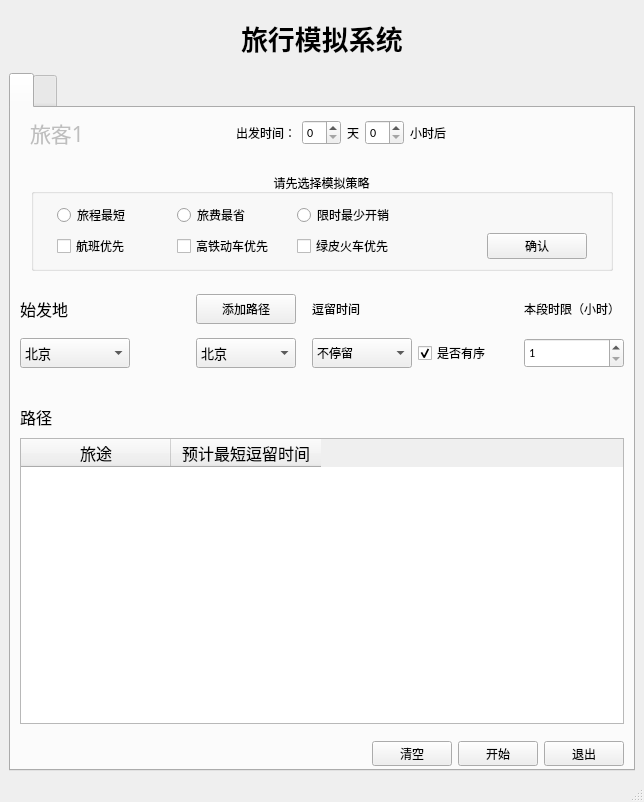
<?xml version="1.0" encoding="UTF-8"?>
<ui version="4.0">
 <class>TravelMainWindow</class>
 <widget class="QMainWindow" name="TravelMainWindow">
  <property name="geometry">
   <rect>
    <x>0</x>
    <y>0</y>
    <width>644</width>
    <height>802</height>
   </rect>
  </property>
  <property name="minimumSize">
   <size>
    <width>600</width>
    <height>800</height>
   </size>
  </property>
  <property name="windowTitle">
   <string>旅行模拟器</string>
  </property>
  <property name="styleSheet">
   <string notr="true"/>
  </property>
  <widget class="QWidget" name="Centralwidget">
   <property name="styleSheet">
    <string notr="true">brgbackground-color:rgb(255, 255, 255)</string>
   </property>
   <layout class="QVBoxLayout" name="verticalLayout" stretch="1,14">
    <item>
     <widget class="QWidget" name="widget" native="true">
      <property name="maximumSize">
       <size>
        <width>16777215</width>
        <height>100</height>
       </size>
      </property>
      <layout class="QHBoxLayout" name="horizontalLayout">
       <item>
        <spacer name="TitleSpacerL">
         <property name="orientation">
          <enum>Qt::Horizontal</enum>
         </property>
         <property name="sizeHint" stdset="0">
          <size>
           <width>40</width>
           <height>20</height>
          </size>
         </property>
        </spacer>
       </item>
       <item>
        <widget class="QLabel" name="TitleLabel">
         <property name="font">
          <font>
           <family>微软雅黑</family>
           <pointsize>20</pointsize>
           <weight>75</weight>
           <bold>true</bold>
           <stylestrategy>PreferDefault</stylestrategy>
          </font>
         </property>
         <property name="text">
          <string>旅行模拟系统</string>
         </property>
        </widget>
       </item>
       <item>
        <spacer name="TitleSpacerR">
         <property name="orientation">
          <enum>Qt::Horizontal</enum>
         </property>
         <property name="sizeHint" stdset="0">
          <size>
           <width>192</width>
           <height>20</height>
          </size>
         </property>
        </spacer>
       </item>
      </layout>
     </widget>
    </item>
    <item>
     <widget class="QTabWidget" name="tabWidget">
      <property name="font">
       <font>
        <family>Arial</family>
        <pointsize>14</pointsize>
       </font>
      </property>
      <property name="currentIndex">
       <number>0</number>
      </property>
      <widget class="QWidget" name="new_page">
       <property name="font">
        <font>
         <family>Calibri</family>
         <pointsize>9</pointsize>
         <weight>50</weight>
         <bold>false</bold>
        </font>
       </property>
       <attribute name="title">
        <string/>
       </attribute>
       <layout class="QVBoxLayout" name="verticalLayout_3">
        <property name="leftMargin">
         <number>0</number>
        </property>
        <property name="topMargin">
         <number>0</number>
        </property>
        <property name="rightMargin">
         <number>0</number>
        </property>
        <property name="bottomMargin">
         <number>0</number>
        </property>
        <item>
         <widget class="QWidget" name="widget_2" native="true">
          <layout class="QHBoxLayout" name="horizontalLayout_2">
           <item>
            <widget class="QLabel" name="nickname1">
             <property name="enabled">
              <bool>false</bool>
             </property>
             <property name="maximumSize">
              <size>
               <width>100</width>
               <height>16777215</height>
              </size>
             </property>
             <property name="font">
              <font>
               <family>微软雅黑</family>
               <pointsize>16</pointsize>
               <weight>50</weight>
               <bold>false</bold>
               <kerning>true</kerning>
              </font>
             </property>
             <property name="layoutDirection">
              <enum>Qt::LeftToRight</enum>
             </property>
             <property name="text">
              <string>旅客1</string>
             </property>
             <property name="textFormat">
              <enum>Qt::AutoText</enum>
             </property>
             <property name="margin">
              <number>0</number>
             </property>
             <property name="indent">
              <number>10</number>
             </property>
             <property name="buddy">
              <cstring></cstring>
             </property>
            </widget>
           </item>
           <item>
            <spacer name="StartTimeSplacerL">
             <property name="orientation">
              <enum>Qt::Horizontal</enum>
             </property>
             <property name="sizeType">
              <enum>QSizePolicy::Expanding</enum>
             </property>
             <property name="sizeHint" stdset="0">
              <size>
               <width>80</width>
               <height>20</height>
              </size>
             </property>
            </spacer>
           </item>
           <item>
            <widget class="QLabel" name="label_2">
             <property name="text">
              <string>出发时间：</string>
             </property>
            </widget>
           </item>
           <item>
            <widget class="QSpinBox" name="day_set"/>
           </item>
           <item>
            <widget class="QLabel" name="label_4">
             <property name="text">
              <string>天</string>
             </property>
            </widget>
           </item>
           <item>
            <widget class="QSpinBox" name="time_set">
             <property name="maximum">
              <number>23</number>
             </property>
            </widget>
           </item>
           <item>
            <widget class="QLabel" name="label_3">
             <property name="text">
              <string>小时后</string>
             </property>
            </widget>
           </item>
           <item>
            <spacer name="StartTimeSplacerR">
             <property name="orientation">
              <enum>Qt::Horizontal</enum>
             </property>
             <property name="sizeHint" stdset="0">
              <size>
               <width>178</width>
               <height>20</height>
              </size>
             </property>
            </spacer>
           </item>
          </layout>
         </widget>
        </item>
        <item>
         <widget class="QWidget" name="settings" native="true">
          <property name="minimumSize">
           <size>
            <width>0</width>
            <height>80</height>
           </size>
          </property>
          <layout class="QHBoxLayout" name="horizontalLayout_3">
           <property name="leftMargin">
            <number>20</number>
           </property>
           <property name="topMargin">
            <number>8</number>
           </property>
           <property name="rightMargin">
            <number>20</number>
           </property>
           <property name="bottomMargin">
            <number>0</number>
           </property>
           <item>
            <widget class="QGroupBox" name="groupBox">
             <property name="minimumSize">
              <size>
               <width>0</width>
               <height>60</height>
              </size>
             </property>
             <property name="maximumSize">
              <size>
               <width>16777215</width>
               <height>150</height>
              </size>
             </property>
             <property name="title">
              <string>请先选择模拟策略</string>
             </property>
             <property name="alignment">
              <set>Qt::AlignCenter</set>
             </property>
             <layout class="QGridLayout" name="gridLayout_2">
              <item row="1" column="1">
               <widget class="QCheckBox" name="bullet">
                <property name="text">
                 <string>高铁动车优先</string>
                </property>
                <property name="autoExclusive">
                 <bool>false</bool>
                </property>
               </widget>
              </item>
              <item row="1" column="2">
               <widget class="QCheckBox" name="train">
                <property name="text">
                 <string>绿皮火车优先</string>
                </property>
                <property name="checkable">
                 <bool>true</bool>
                </property>
                <property name="checked">
                 <bool>false</bool>
                </property>
                <property name="autoRepeat">
                 <bool>false</bool>
                </property>
                <property name="autoExclusive">
                 <bool>false</bool>
                </property>
               </widget>
              </item>
              <item row="0" column="0">
               <widget class="QRadioButton" name="best_time">
                <property name="minimumSize">
                 <size>
                  <width>100</width>
                  <height>0</height>
                 </size>
                </property>
                <property name="maximumSize">
                 <size>
                  <width>100</width>
                  <height>16777215</height>
                 </size>
                </property>
                <property name="text">
                 <string>旅程最短</string>
                </property>
                <attribute name="buttonGroup">
                 <string notr="true">Strategy</string>
                </attribute>
               </widget>
              </item>
              <item row="1" column="3">
               <spacer name="horizontalSpacer_3">
                <property name="orientation">
                 <enum>Qt::Horizontal</enum>
                </property>
                <property name="sizeType">
                 <enum>QSizePolicy::Fixed</enum>
                </property>
                <property name="sizeHint" stdset="0">
                 <size>
                  <width>40</width>
                  <height>20</height>
                 </size>
                </property>
               </spacer>
              </item>
              <item row="0" column="1">
               <widget class="QRadioButton" name="best_price">
                <property name="sizePolicy">
                 <sizepolicy hsizetype="Minimum" vsizetype="Fixed">
                  <horstretch>0</horstretch>
                  <verstretch>0</verstretch>
                 </sizepolicy>
                </property>
                <property name="minimumSize">
                 <size>
                  <width>100</width>
                  <height>10</height>
                 </size>
                </property>
                <property name="maximumSize">
                 <size>
                  <width>100</width>
                  <height>16777215</height>
                 </size>
                </property>
                <property name="text">
                 <string>旅费最省</string>
                </property>
                <attribute name="buttonGroup">
                 <string notr="true">Strategy</string>
                </attribute>
               </widget>
              </item>
              <item row="1" column="4">
               <widget class="QPushButton" name="confirm_btn">
                <property name="minimumSize">
                 <size>
                  <width>50</width>
                  <height>20</height>
                 </size>
                </property>
                <property name="maximumSize">
                 <size>
                  <width>100</width>
                  <height>30</height>
                 </size>
                </property>
                <property name="text">
                 <string>确认</string>
                </property>
               </widget>
              </item>
              <item row="0" column="2">
               <widget class="QRadioButton" name="three">
                <property name="sizePolicy">
                 <sizepolicy hsizetype="Preferred" vsizetype="Fixed">
                  <horstretch>0</horstretch>
                  <verstretch>0</verstretch>
                 </sizepolicy>
                </property>
                <property name="minimumSize">
                 <size>
                  <width>130</width>
                  <height>10</height>
                 </size>
                </property>
                <property name="maximumSize">
                 <size>
                  <width>130</width>
                  <height>16777215</height>
                 </size>
                </property>
                <property name="text">
                 <string>限时最少开销</string>
                </property>
                <attribute name="buttonGroup">
                 <string notr="true">Strategy</string>
                </attribute>
               </widget>
              </item>
              <item row="1" column="0">
               <widget class="QCheckBox" name="air">
                <property name="text">
                 <string>航班优先</string>
                </property>
                <property name="autoExclusive">
                 <bool>false</bool>
                </property>
               </widget>
              </item>
             </layout>
            </widget>
           </item>
          </layout>
         </widget>
        </item>
        <item>
         <widget class="QWidget" name="editor" native="true">
          <property name="minimumSize">
           <size>
            <width>0</width>
            <height>110</height>
           </size>
          </property>
          <property name="maximumSize">
           <size>
            <width>16777215</width>
            <height>200</height>
           </size>
          </property>
          <layout class="QGridLayout" name="gridLayout">
           <item row="0" column="3">
            <spacer name="horizontalSpacer">
             <property name="orientation">
              <enum>Qt::Horizontal</enum>
             </property>
             <property name="sizeType">
              <enum>QSizePolicy::Fixed</enum>
             </property>
             <property name="sizeHint" stdset="0">
              <size>
               <width>10</width>
               <height>20</height>
              </size>
             </property>
            </spacer>
           </item>
           <item row="0" column="5">
            <spacer name="horizontalSpacer_2">
             <property name="orientation">
              <enum>Qt::Horizontal</enum>
             </property>
             <property name="sizeType">
              <enum>QSizePolicy::Fixed</enum>
             </property>
             <property name="sizeHint" stdset="0">
              <size>
               <width>10</width>
               <height>20</height>
              </size>
             </property>
            </spacer>
           </item>
           <item row="1" column="6">
            <widget class="QSpinBox" name="Time_limit">
             <property name="minimumSize">
              <size>
               <width>50</width>
               <height>30</height>
              </size>
             </property>
             <property name="maximumSize">
              <size>
               <width>100</width>
               <height>30</height>
              </size>
             </property>
             <property name="minimum">
              <number>1</number>
             </property>
             <property name="maximum">
              <number>72</number>
             </property>
            </widget>
           </item>
           <item row="0" column="6">
            <widget class="QLabel" name="time_lab">
             <property name="text">
              <string>本段时限（小时）</string>
             </property>
            </widget>
           </item>
           <item row="0" column="1">
            <spacer name="PathSpacerL">
             <property name="orientation">
              <enum>Qt::Horizontal</enum>
             </property>
             <property name="sizeType">
              <enum>QSizePolicy::Fixed</enum>
             </property>
             <property name="sizeHint" stdset="0">
              <size>
               <width>60</width>
               <height>20</height>
              </size>
             </property>
            </spacer>
           </item>
           <item row="1" column="4">
            <widget class="QComboBox" name="TBox">
             <property name="minimumSize">
              <size>
               <width>50</width>
               <height>30</height>
              </size>
             </property>
             <property name="maximumSize">
              <size>
               <width>100</width>
               <height>30</height>
              </size>
             </property>
             <item>
              <property name="text">
               <string>不停留</string>
              </property>
             </item>
             <item>
              <property name="text">
               <string>2小时</string>
              </property>
             </item>
             <item>
              <property name="text">
               <string>4小时</string>
              </property>
             </item>
             <item>
              <property name="text">
               <string>8小时</string>
              </property>
             </item>
             <item>
              <property name="text">
               <string>12小时</string>
              </property>
             </item>
             <item>
              <property name="text">
               <string>18小时</string>
              </property>
             </item>
             <item>
              <property name="text">
               <string>一天</string>
              </property>
             </item>
             <item>
              <property name="text">
               <string>两天</string>
              </property>
             </item>
             <item>
              <property name="text">
               <string>三天</string>
              </property>
             </item>
             <item>
              <property name="text">
               <string>一周</string>
              </property>
             </item>
            </widget>
           </item>
           <item row="1" column="0">
            <widget class="QComboBox" name="SBox">
             <property name="minimumSize">
              <size>
               <width>100</width>
               <height>30</height>
              </size>
             </property>
             <property name="maximumSize">
              <size>
               <width>200</width>
               <height>30</height>
              </size>
             </property>
             <property name="font">
              <font>
               <family>等线</family>
               <pointsize>10</pointsize>
              </font>
             </property>
             <item>
              <property name="text">
               <string>北京</string>
              </property>
             </item>
             <item>
              <property name="text">
               <string>上海</string>
              </property>
             </item>
             <item>
              <property name="text">
               <string>天津</string>
              </property>
             </item>
             <item>
              <property name="text">
               <string>重庆</string>
              </property>
             </item>
             <item>
              <property name="text">
               <string>石家庄</string>
              </property>
             </item>
             <item>
              <property name="text">
               <string>太原</string>
              </property>
             </item>
             <item>
              <property name="text">
               <string>沈阳</string>
              </property>
             </item>
             <item>
              <property name="text">
               <string>长春</string>
              </property>
             </item>
             <item>
              <property name="text">
               <string>哈尔滨</string>
              </property>
             </item>
             <item>
              <property name="text">
               <string>南京</string>
              </property>
             </item>
             <item>
              <property name="text">
               <string>杭州</string>
              </property>
             </item>
             <item>
              <property name="text">
               <string>合肥</string>
              </property>
             </item>
             <item>
              <property name="text">
               <string>福州</string>
              </property>
             </item>
             <item>
              <property name="text">
               <string>南昌</string>
              </property>
             </item>
             <item>
              <property name="text">
               <string>济南</string>
              </property>
             </item>
             <item>
              <property name="text">
               <string>郑州</string>
              </property>
             </item>
             <item>
              <property name="text">
               <string>广州</string>
              </property>
             </item>
             <item>
              <property name="text">
               <string>长沙</string>
              </property>
             </item>
             <item>
              <property name="text">
               <string>武汉</string>
              </property>
             </item>
             <item>
              <property name="text">
               <string>海口</string>
              </property>
             </item>
             <item>
              <property name="text">
               <string>成都</string>
              </property>
             </item>
             <item>
              <property name="text">
               <string>贵阳</string>
              </property>
             </item>
             <item>
              <property name="text">
               <string>昆明</string>
              </property>
             </item>
             <item>
              <property name="text">
               <string>西安</string>
              </property>
             </item>
             <item>
              <property name="text">
               <string>兰州</string>
              </property>
             </item>
             <item>
              <property name="text">
               <string>西宁</string>
              </property>
             </item>
             <item>
              <property name="text">
               <string>呼和浩特</string>
              </property>
             </item>
             <item>
              <property name="text">
               <string>南宁</string>
              </property>
             </item>
             <item>
              <property name="text">
               <string>拉萨</string>
              </property>
             </item>
             <item>
              <property name="text">
               <string>银川</string>
              </property>
             </item>
             <item>
              <property name="text">
               <string>乌鲁木齐</string>
              </property>
             </item>
            </widget>
           </item>
           <item row="0" column="2">
            <widget class="QPushButton" name="Add_btn">
             <property name="minimumSize">
              <size>
               <width>100</width>
               <height>30</height>
              </size>
             </property>
             <property name="maximumSize">
              <size>
               <width>100</width>
               <height>16777215</height>
              </size>
             </property>
             <property name="focusPolicy">
              <enum>Qt::ClickFocus</enum>
             </property>
             <property name="text">
              <string>添加路径</string>
             </property>
            </widget>
           </item>
           <item row="0" column="4">
            <widget class="QLabel" name="label">
             <property name="text">
              <string>逗留时间</string>
             </property>
            </widget>
           </item>
           <item row="0" column="0">
            <widget class="QLabel" name="Start">
             <property name="font">
              <font>
               <family>微软雅黑</family>
               <pointsize>12</pointsize>
              </font>
             </property>
             <property name="text">
              <string>始发地</string>
             </property>
            </widget>
           </item>
           <item row="1" column="2">
            <widget class="QComboBox" name="PBox">
             <property name="minimumSize">
              <size>
               <width>100</width>
               <height>30</height>
              </size>
             </property>
             <property name="maximumSize">
              <size>
               <width>200</width>
               <height>30</height>
              </size>
             </property>
             <property name="font">
              <font>
               <family>等线</family>
               <pointsize>10</pointsize>
              </font>
             </property>
             <property name="currentText">
              <string notr="true">北京</string>
             </property>
             <item>
              <property name="text">
               <string>北京</string>
              </property>
             </item>
             <item>
              <property name="text">
               <string>上海</string>
              </property>
             </item>
             <item>
              <property name="text">
               <string>天津</string>
              </property>
             </item>
             <item>
              <property name="text">
               <string>重庆</string>
              </property>
             </item>
             <item>
              <property name="text">
               <string>石家庄</string>
              </property>
             </item>
             <item>
              <property name="text">
               <string>太原</string>
              </property>
             </item>
             <item>
              <property name="text">
               <string>沈阳</string>
              </property>
             </item>
             <item>
              <property name="text">
               <string>长春</string>
              </property>
             </item>
             <item>
              <property name="text">
               <string>哈尔滨</string>
              </property>
             </item>
             <item>
              <property name="text">
               <string>南京</string>
              </property>
             </item>
             <item>
              <property name="text">
               <string>杭州</string>
              </property>
             </item>
             <item>
              <property name="text">
               <string>合肥</string>
              </property>
             </item>
             <item>
              <property name="text">
               <string>福州</string>
              </property>
             </item>
             <item>
              <property name="text">
               <string>南昌</string>
              </property>
             </item>
             <item>
              <property name="text">
               <string>济南</string>
              </property>
             </item>
             <item>
              <property name="text">
               <string>郑州</string>
              </property>
             </item>
             <item>
              <property name="text">
               <string>广州</string>
              </property>
             </item>
             <item>
              <property name="text">
               <string>长沙</string>
              </property>
             </item>
             <item>
              <property name="text">
               <string>武汉</string>
              </property>
             </item>
             <item>
              <property name="text">
               <string>海口</string>
              </property>
             </item>
             <item>
              <property name="text">
               <string>成都</string>
              </property>
             </item>
             <item>
              <property name="text">
               <string>贵阳</string>
              </property>
             </item>
             <item>
              <property name="text">
               <string>昆明</string>
              </property>
             </item>
             <item>
              <property name="text">
               <string>西安</string>
              </property>
             </item>
             <item>
              <property name="text">
               <string>兰州</string>
              </property>
             </item>
             <item>
              <property name="text">
               <string>西宁</string>
              </property>
             </item>
             <item>
              <property name="text">
               <string>呼和浩特</string>
              </property>
             </item>
             <item>
              <property name="text">
               <string>南宁</string>
              </property>
             </item>
             <item>
              <property name="text">
               <string>拉萨</string>
              </property>
             </item>
             <item>
              <property name="text">
               <string>银川</string>
              </property>
             </item>
             <item>
              <property name="text">
               <string>乌鲁木齐</string>
              </property>
             </item>
            </widget>
           </item>
           <item row="1" column="5">
            <widget class="QCheckBox" name="is_order">
             <property name="minimumSize">
              <size>
               <width>50</width>
               <height>30</height>
              </size>
             </property>
             <property name="maximumSize">
              <size>
               <width>100</width>
               <height>30</height>
              </size>
             </property>
             <property name="text">
              <string>是否有序</string>
             </property>
             <property name="checked">
              <bool>true</bool>
             </property>
            </widget>
           </item>
          </layout>
         </widget>
        </item>
        <item>
         <widget class="QWidget" name="shower" native="true">
          <property name="sizePolicy">
           <sizepolicy hsizetype="Expanding" vsizetype="Expanding">
            <horstretch>0</horstretch>
            <verstretch>0</verstretch>
           </sizepolicy>
          </property>
          <layout class="QVBoxLayout" name="verticalLayout_2">
           <item>
            <widget class="QLabel" name="Path_label">
             <property name="minimumSize">
              <size>
               <width>100</width>
               <height>30</height>
              </size>
             </property>
             <property name="maximumSize">
              <size>
               <width>16777215</width>
               <height>50</height>
              </size>
             </property>
             <property name="font">
              <font>
               <family>等线</family>
               <pointsize>12</pointsize>
              </font>
             </property>
             <property name="toolTip">
              <string notr="true"/>
             </property>
             <property name="text">
              <string>路径</string>
             </property>
            </widget>
           </item>
           <item>
            <widget class="QTableWidget" name="PathList">
             <property name="font">
              <font>
               <pointsize>12</pointsize>
              </font>
             </property>
             <property name="editTriggers">
              <set>QAbstractItemView::NoEditTriggers</set>
             </property>
             <attribute name="horizontalHeaderDefaultSectionSize">
              <number>150</number>
             </attribute>
             <attribute name="verticalHeaderVisible">
              <bool>false</bool>
             </attribute>
             <column>
              <property name="text">
               <string>旅途</string>
              </property>
             </column>
             <column>
              <property name="text">
               <string>预计最短逗留时间</string>
              </property>
             </column>
            </widget>
           </item>
          </layout>
         </widget>
        </item>
        <item>
         <widget class="QWidget" name="widget_6" native="true">
          <property name="minimumSize">
           <size>
            <width>0</width>
            <height>30</height>
           </size>
          </property>
          <layout class="QHBoxLayout" name="horizontalLayout_5">
           <property name="topMargin">
            <number>0</number>
           </property>
           <property name="bottomMargin">
            <number>0</number>
           </property>
           <item>
            <spacer name="BottomSpacer">
             <property name="orientation">
              <enum>Qt::Horizontal</enum>
             </property>
             <property name="sizeHint" stdset="0">
              <size>
               <width>40</width>
               <height>20</height>
              </size>
             </property>
            </spacer>
           </item>
           <item>
            <widget class="QPushButton" name="ClearButton">
             <property name="minimumSize">
              <size>
               <width>80</width>
               <height>25</height>
              </size>
             </property>
             <property name="maximumSize">
              <size>
               <width>80</width>
               <height>25</height>
              </size>
             </property>
             <property name="text">
              <string>清空</string>
             </property>
            </widget>
           </item>
           <item>
            <widget class="QPushButton" name="StartButton">
             <property name="minimumSize">
              <size>
               <width>80</width>
               <height>25</height>
              </size>
             </property>
             <property name="maximumSize">
              <size>
               <width>80</width>
               <height>25</height>
              </size>
             </property>
             <property name="text">
              <string>开始</string>
             </property>
            </widget>
           </item>
           <item>
            <widget class="QPushButton" name="CloseButton">
             <property name="minimumSize">
              <size>
               <width>80</width>
               <height>25</height>
              </size>
             </property>
             <property name="maximumSize">
              <size>
               <width>80</width>
               <height>25</height>
              </size>
             </property>
             <property name="text">
              <string>退出</string>
             </property>
             <property name="checkable">
              <bool>true</bool>
             </property>
             <property name="autoDefault">
              <bool>true</bool>
             </property>
            </widget>
           </item>
          </layout>
         </widget>
        </item>
       </layout>
      </widget>
      <widget class="QWidget" name="tabWidgetPage2">
       <attribute name="title">
        <string/>
       </attribute>
       <layout class="QVBoxLayout" name="verticalLayout_4">
        <item>
         <widget class="QWidget" name="widget_3" native="true">
          <layout class="QHBoxLayout" name="horizontalLayout_4">
           <item>
            <widget class="QLabel" name="nickname2">
             <property name="enabled">
              <bool>false</bool>
             </property>
             <property name="maximumSize">
              <size>
               <width>100</width>
               <height>16777215</height>
              </size>
             </property>
             <property name="font">
              <font>
               <family>微软雅黑</family>
               <pointsize>16</pointsize>
               <weight>50</weight>
               <bold>false</bold>
               <kerning>true</kerning>
              </font>
             </property>
             <property name="layoutDirection">
              <enum>Qt::LeftToRight</enum>
             </property>
             <property name="text">
              <string>旅客1</string>
             </property>
             <property name="textFormat">
              <enum>Qt::AutoText</enum>
             </property>
             <property name="margin">
              <number>0</number>
             </property>
             <property name="indent">
              <number>10</number>
             </property>
             <property name="buddy">
              <cstring></cstring>
             </property>
            </widget>
           </item>
           <item>
            <spacer name="horizontalSpacer_4">
             <property name="orientation">
              <enum>Qt::Horizontal</enum>
             </property>
             <property name="sizeHint" stdset="0">
              <size>
               <width>40</width>
               <height>20</height>
              </size>
             </property>
            </spacer>
           </item>
           <item>
            <widget class="QLabel" name="label_6">
             <property name="font">
              <font>
               <family>微软雅黑 Light</family>
               <pointsize>11</pointsize>
              </font>
             </property>
             <property name="text">
              <string>共</string>
             </property>
             <property name="alignment">
              <set>Qt::AlignRight|Qt::AlignTrailing|Qt::AlignVCenter</set>
             </property>
            </widget>
           </item>
           <item>
            <widget class="QLabel" name="his_num">
             <property name="font">
              <font>
               <family>微软雅黑 Light</family>
               <pointsize>11</pointsize>
              </font>
             </property>
             <property name="text">
              <string>0</string>
             </property>
             <property name="alignment">
              <set>Qt::AlignCenter</set>
             </property>
            </widget>
           </item>
           <item>
            <widget class="QLabel" name="label_8">
             <property name="font">
              <font>
               <family>微软雅黑 Light</family>
               <pointsize>11</pointsize>
              </font>
             </property>
             <property name="text">
              <string>条数据</string>
             </property>
            </widget>
           </item>
           <item>
            <spacer name="horizontalSpacer_5">
             <property name="orientation">
              <enum>Qt::Horizontal</enum>
             </property>
             <property name="sizeHint" stdset="0">
              <size>
               <width>40</width>
               <height>20</height>
              </size>
             </property>
            </spacer>
           </item>
          </layout>
         </widget>
        </item>
        <item>
         <widget class="QTableWidget" name="history">
          <property name="editTriggers">
           <set>QAbstractItemView::NoEditTriggers</set>
          </property>
          <property name="selectionMode">
           <enum>QAbstractItemView::SingleSelection</enum>
          </property>
          <property name="selectionBehavior">
           <enum>QAbstractItemView::SelectRows</enum>
          </property>
          <property name="gridStyle">
           <enum>Qt::DashLine</enum>
          </property>
          <attribute name="verticalHeaderVisible">
           <bool>false</bool>
          </attribute>
          <column>
           <property name="text">
            <string>起点</string>
           </property>
          </column>
          <column>
           <property name="text">
            <string>最早出发时间</string>
           </property>
          </column>
          <column>
           <property name="text">
            <string>交通偏好</string>
           </property>
          </column>
          <column>
           <property name="text">
            <string>旅行策略</string>
           </property>
          </column>
          <column>
           <property name="text">
            <string>终点</string>
           </property>
          </column>
          <column>
           <property name="text">
            <string>储存日期</string>
           </property>
          </column>
         </widget>
        </item>
        <item>
         <widget class="QWidget" name="widget_4" native="true">
          <layout class="QHBoxLayout" name="horizontalLayout_6">
           <item>
            <spacer name="horizontalSpacer_6">
             <property name="orientation">
              <enum>Qt::Horizontal</enum>
             </property>
             <property name="sizeHint" stdset="0">
              <size>
               <width>40</width>
               <height>20</height>
              </size>
             </property>
            </spacer>
           </item>
           <item>
            <widget class="QPushButton" name="check_btn">
             <property name="minimumSize">
              <size>
               <width>80</width>
               <height>25</height>
              </size>
             </property>
             <property name="maximumSize">
              <size>
               <width>80</width>
               <height>25</height>
              </size>
             </property>
             <property name="text">
              <string>查看</string>
             </property>
            </widget>
           </item>
           <item>
            <widget class="QPushButton" name="logout_btn">
             <property name="minimumSize">
              <size>
               <width>80</width>
               <height>25</height>
              </size>
             </property>
             <property name="maximumSize">
              <size>
               <width>80</width>
               <height>25</height>
              </size>
             </property>
             <property name="text">
              <string>登出</string>
             </property>
            </widget>
           </item>
          </layout>
         </widget>
        </item>
       </layout>
      </widget>
     </widget>
    </item>
   </layout>
  </widget>
  <widget class="QStatusBar" name="Statusbar"/>
 </widget>
 <resources/>
 <connections/>
 <buttongroups>
  <buttongroup name="Strategy"/>
 </buttongroups>
</ui>
